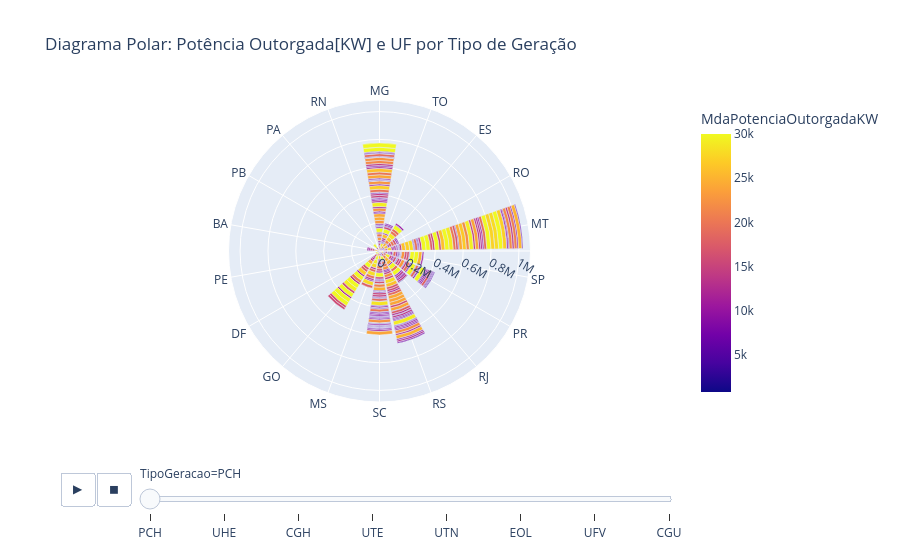

This figure's notebook cell:
### Code cell
#### Diagrama Polar Iterativo ####

# Titulo

title_Polar = "Diagrama Polar: Potência Outorgada[KW] e UF por Tipo de Geração"

# Titulo para exportar o arquivo em html

title_Polar_export = "Polar"+github

# Função para criar a variável do gráfico de pontos iterativo do plotfy

fig_Polar = px.bar_polar(df_ger, # Dataframe
 title=title_Polar,              # Titulo
 r="MdaPotenciaOutorgadaKW",     # Variável Quantitativa Contínua
 theta="UF",                     # Variável Qualitativa Nominal
 color="MdaPotenciaOutorgadaKW", # Variável Quantitativa Contínua
 template="plotly",              # Opção de Cores pré-definidas pelo plotfy
 animation_frame="TipoGeracao",  # Variável Qualitativa Nominal
 hover_name= 'Empreendimento',
 color_discrete_sequence= px.colors.sequential.Plasma_r # Opção de Cores pré-definidas pelo plotfy
) 

# Função para Plotagem do plotfy

fig_Polar.show()

# Função do plotfy para exportar o gráfico em HTML e salva-lo

plt.offline.plot(fig_Polar, filename = title_Polar_export)

### Figure 1 — Plotly figure (JSON) as saved in the notebook; plotly's stock layout.template omitted (floating-point values rounded to 4 significant figures; data arrays with more than 128 entries replaced by an {"elided": "..."} marker saying what was removed)
{"data": [{"hovertemplate": "<b>%{hovertext}</b><br><br>TipoGeracao=PCH<br>MdaPotenciaOutorgadaKW=%{marker.color}<br>UF=%{theta}<extra></extra>", "hovertext": {"elided": "432 str values"}, "legendgroup": "", "marker": {"color": {"elided": "432 float values"}, "coloraxis": "coloraxis", "pattern": {"shape": ""}}, "name": "", "r": {"elided": "432 float values"}, "showlegend": false, "subplot": "polar", "theta": {"elided": "432 str values"}, "type": "barpolar"}], "layout": {"barmode": "relative", "coloraxis": {"colorbar": {"title": {"text": "MdaPotenciaOutorgadaKW"}}, "colorscale": [[0, "#0d0887"], [0.1111, "#46039f"], [0.2222, "#7201a8"], [0.3333, "#9c179e"], [0.4444, "#bd3786"], [0.5556, "#d8576b"], [0.6667, "#ed7953"], [0.7778, "#fb9f3a"], [0.8889, "#fdca26"], [1, "#f0f921"]]}, "legend": {"tracegroupgap": 0}, "polar": {"angularaxis": {"direction": "clockwise", "rotation": 90}, "domain": {"x": [0, 1], "y": [0, 1]}}, "sliders": [{"active": 0, "currentvalue": {"prefix": "TipoGeracao="}, "len": 0.9, "pad": {"b": 10, "t": 60}, "steps": [{"args": [["PCH"], {"frame": {"duration": 0, "redraw": true}, "fromcurrent": true, "mode": "immediate", "transition": {"duration": 0, "easing": "linear"}}], "label": "PCH", "method": "animate"}, {"args": [["UHE"], {"frame": {"duration": 0, "redraw": true}, "fromcurrent": true, "mode": "immediate", "transition": {"duration": 0, "easing": "linear"}}], "label": "UHE", "method": "animate"}, {"args": [["CGH"], {"frame": {"duration": 0, "redraw": true}, "fromcurrent": true, "mode": "immediate", "transition": {"duration": 0, "easing": "linear"}}], "label": "CGH", "method": "animate"}, {"args": [["UTE"], {"frame": {"duration": 0, "redraw": true}, "fromcurrent": true, "mode": "immediate", "transition": {"duration": 0, "easing": "linear"}}], "label": "UTE", "method": "animate"}, {"args": [["UTN"], {"frame": {"duration": 0, "redraw": true}, "fromcurrent": true, "mode": "immediate", "transition": {"duration": 0, "easing": "linear"}}], "label": "UTN", "method": "animate"}, {"args": [["EOL"], {"frame": {"duration": 0, "redraw": true}, "fromcurrent": true, "mode": "immediate", "transition": {"duration": 0, "easing": "linear"}}], "label": "EOL", "method": "animate"}, {"args": [["UFV"], {"frame": {"duration": 0, "redraw": true}, "fromcurrent": true, "mode": "immediate", "transition": {"duration": 0, "easing": "linear"}}], "label": "UFV", "method": "animate"}, {"args": [["CGU"], {"frame": {"duration": 0, "redraw": true}, "fromcurrent": true, "mode": "immediate", "transition": {"duration": 0, "easing": "linear"}}], "label": "CGU", "method": "animate"}], "x": 0.1, "xanchor": "left", "y": 0, "yanchor": "top"}], "title": {"text": "Diagrama Polar: Potência Outorgada[KW] e UF por Tipo de Geração"}, "updatemenus": [{"buttons": [{"args": [null, {"frame": {"duration": 500, "redraw": true}, "fromcurrent": true, "mode": "immediate", "transition": {"duration": 500, "easing": "linear"}}], "label": "&#9654;", "method": "animate"}, {"args": [[null], {"frame": {"duration": 0, "redraw": true}, "fromcurrent": true, "mode": "immediate", "transition": {"duration": 0, "easing": "linear"}}], "label": "&#9724;", "method": "animate"}], "direction": "left", "pad": {"r": 10, "t": 70}, "showactive": false, "type": "buttons", "x": 0.1, "xanchor": "right", "y": 0, "yanchor": "top"}]}}
